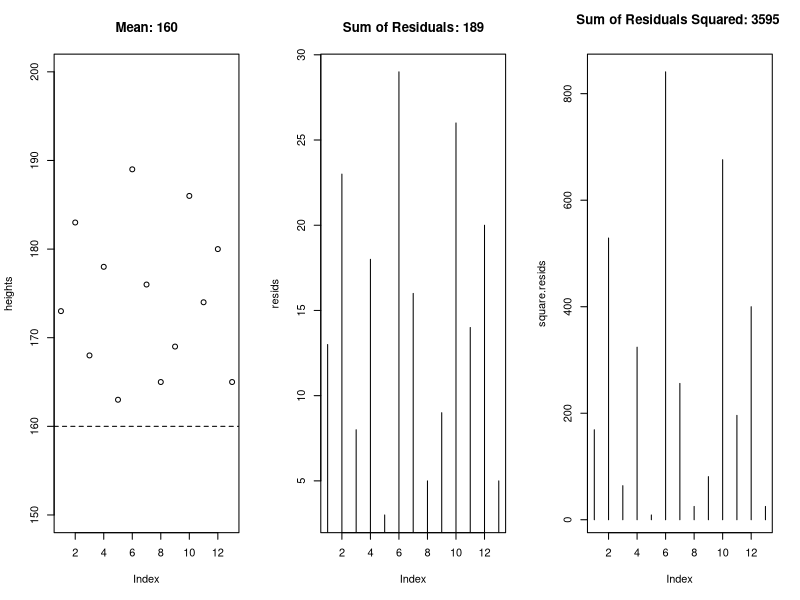

Recreate this plot in R.
## ---- chunk 1
heights <- c(173, 183, 168, 178, 163, 189, 176, 165, 169, 186, 174, 180, 165)
## ---- chunk 2
guessed.mean <- 160  # Your guess here

par(mfrow=c(1, 3))  # Make two subplots in a 1 x 3 grid.
# Plot 1
plot(heights, main=paste("Mean:", round(guessed.mean, 3)), ylim = c(150, 200))
abline(guessed.mean, 0, lty='dashed')

resids = heights - guessed.mean
plot(resids, type='h', main=paste('Sum of Residuals:', round(sum(resids), 2)))

# plot 3
square.resids = resids ^ 2
plot(square.resids, type='h', main=paste('Sum of Residuals Squared:', round(sum(square.resids), 1), '\n'))

